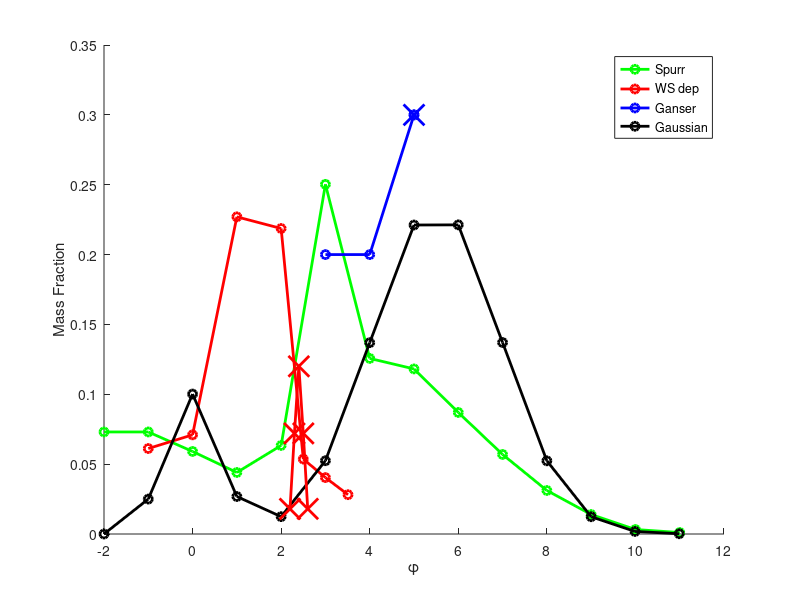

This figure's MATLAB source:
clear all;

dat1 = load('GS_Spurr_McGim.dat');
dat2 = load('GS_Webserver_dep.dat');
dat3 = load('GS_Ganser.dat');
dat4 = load('GS_Gaussian.dat');

mfr1=dat1(:,1);
dim1=dat1(:,2);
den1=dat1(:,3);
shp1=dat1(:,4);
phi1=dat1(:,5);

mfr2=dat2(:,1);
dim2=dat2(:,2);
den2=dat2(:,3);
shp2=dat2(:,4);
phi2=dat2(:,5);
nag2=find(den2>600.0);
agg2=find(den2<=600.0);

mfr3=dat3(:,1);
dim3=dat3(:,2);
den3=dat3(:,3);
shp3=dat3(:,4);
phi3=dat3(:,5);

mfr4=dat4(:,1);
dim4=dat4(:,2);
den4=dat4(:,3);
shp4=dat4(:,4);
phi4=dat4(:,5);


%%%%%%%%%%%%%%%%%%%%
figure; hold on;

lt=2;
plot(phi1,mfr1,'-go','LineWidth',lt)
plot(phi2(nag2),mfr2(nag2),'-ro','LineWidth',lt)
plot(phi3,mfr3,'-bo','LineWidth',lt)
plot(phi4,mfr4,'-ko','LineWidth',lt)

plot(phi2(agg2),mfr2(agg2),'-rx','LineWidth',lt,'MarkerSize',15)
plot(phi3(4),mfr3(4),'-bx','LineWidth',lt,'MarkerSize',15)
legend('Spurr','WS dep','Ganser','Gaussian');

hold off;
xlabel('\phi')
ylabel('Mass Fraction')

%saveas(gcf,'FigInputGSD.epsc')
print('FigInputGSD','-depsc')
